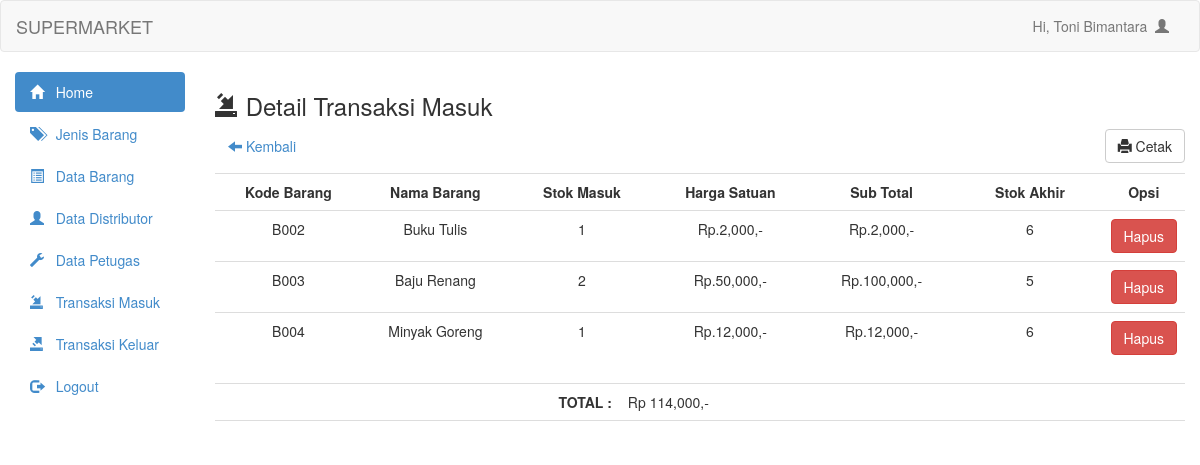
The page /admin/transaksi_masuk_tampil.php?no_nota=NOTA001 (signed in) on the database its author committed.
### tables this page shows
CREATE TABLE `tbldetailbrgmasuk` (
  `no_nota` varchar(50) NOT NULL,
  `kode_barang` varchar(100) NOT NULL,
  `jumlah` varchar(100) NOT NULL,
  `subtotal` varchar(100) NOT NULL
);

CREATE TABLE `tblbarang` (
  `kode_barang` varchar(50) NOT NULL,
  `nama_barang` varchar(100) NOT NULL,
  `kode_jenis` varchar(100) NOT NULL,
  `harga_net` varchar(100) NOT NULL,
  `harga_jual` varchar(100) NOT NULL,
  `stok` varchar(100) NOT NULL
);

### admin/transaksi_masuk_tampil.php (the view)
<?php
    include 'header.php';
    include 'config.php';
    $no_nota = mysqli_real_escape_string($connect, $_GET['no_nota']);
?>
<h3><span class="glyphicon glyphicon-import"></span> Detail Transaksi Masuk</h3>
<a class="btn" href="transaksi_masuk.php"><span class="glyphicon glyphicon-arrow-left"></span> Kembali</a>
<a style="margin-bottom:10px" href="cetak_transaksi_masuk_detail.php?no_nota=<?php echo $no_nota; ?>" target="_blank" class="btn btn-default pull-right"><span class='glyphicon glyphicon-print'></span> Cetak</a>
<table class="table table-hover">
    <tr>
        <th class="col-md-2"><center>Kode Barang</th>
        <th class="col-md-2"><center>Nama Barang</th>
        <th class="col-md-2"><center>Stok Masuk</th>
        <th class="col-md-2"><center>Harga Satuan</th>
        <th class="col-md-2"><center>Sub Total</th>
        <th class="col-md-2"><center>Stok Akhir</th>
        <th class="col-md-2"><center>Opsi</center></th>
    </tr>
    <?php
        $barang = mysqli_query($connect, "select B.kode_barang, B.nama_barang, B.harga_net, B.stok, M.no_nota, M.kode_barang, M.jumlah, M.subtotal from tblbarang B inner join tbldetailbrgmasuk M on B.kode_barang=M.kode_barang where M.no_nota='$no_nota'");
        while ($d = mysqli_fetch_array($barang)) {
    ?>
    <tr>
        <td><center><?php echo $d['kode_barang']?></td>
        <td><center><?php echo $d['nama_barang'] ?></td>
        <td><center><?php echo $d['jumlah'] ?></td>
        <td><center>Rp.<?php echo number_format($d['harga_net']) ?>,-</td>
        <td><center>Rp.<?php echo number_format($d['subtotal']) ?>,-</td>
        <td><center><?php echo $d['stok'] ?></td>
        <td><center>
            <a onclick="if(confirm('Apakah anda yakin ingin menghapus barang <?php echo $d['nama_barang']; ?>??')){ location.href='transaksi_masuk_delete.php?kode_barang=<?php echo $d['kode_barang']; ?>' }" class="btn btn-danger">Hapus</a>
        </td>
    </tr>
    <?php
    }
    ?>
</table>
<table class="table">
    <tr>
        <td  align='right'><b>TOTAL :</td>
        <td  align='left'>
        <?php
            $total = mysqli_query($connect, "select sum(subtotal) as total from tbldetailbrgmasuk where no_nota='$no_nota'");
            $sum = mysqli_fetch_array($total);
            echo "Rp ".number_format($sum['total']);
        ?>,-
        </td>
    </tr>
    <tr>
    <td></td><td></td></tr>
</table>

### rows shown on the page
tbldetailbrgmasuk: kode_barang "B002", kode_barang.nama_barang "Buku Tulis", jumlah "1", kode_barang.harga_net "2,000", subtotal "2,000", kode_barang.stok "6"
tbldetailbrgmasuk: kode_barang "B003", kode_barang.nama_barang "Baju Renang", jumlah "2", kode_barang.harga_net "50,000", subtotal "100,000", kode_barang.stok "5"
tbldetailbrgmasuk: kode_barang "B004", kode_barang.nama_barang "Minyak Goreng", jumlah "1", kode_barang.harga_net "12,000", subtotal "12,000", kode_barang.stok "6"

### other values the page prints
$_SESSION['user'] "Toni Bimantara"
$sum['total'] "114,000"
